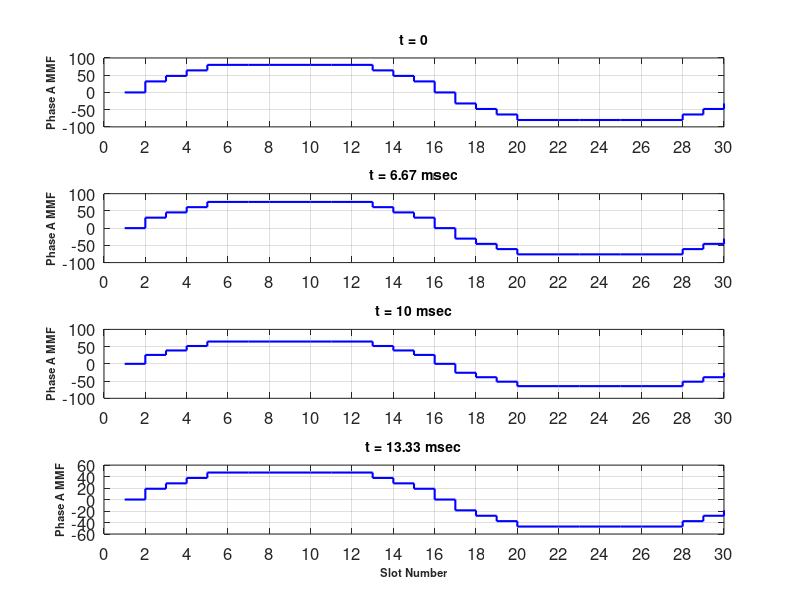

Write MATLAB code to recreate this figure.

%% EE362 HW#1

%% NAME: _SOLUTION_
%% STUDENT NUMBER: 123456

%%
% Q.1)

% PART A
%%
% a) Pole number is 2 (see figure).
pole = 2;

%%
% b) There are a total of 30 slots in one layer.
slot_number = 30;

%%
% c) Electrical angle of one slot is: $slot-angle = 2\pi/slot-number =
% \pi/15$
slot_angle = 2*pi/slot_number;

%%
% d) Phase belt angle is the electrical angle for one pole of one phase
% $Phase-belt = 2\pi/2pole/3phase = pi/3$
phase = 3;
phase_belt = 2*pi/(pole*phase);

%%
% e) Number of slots per phase per pole is: $q=slot-number/pole/phase=5$
q = slot_number/(phase*pole);

%%
% f) Coil span is the angle spanning one coil:
% $\lambda$ = $12\pi/15 = 4\pi/5$
coil_span = pi*4/5;

%%
% g) Total number of series turns per phase:
% $N_{ph} = turn-in-one-coil x layer x slot-number$
%%
% $N_{ph} = 8 x 2 x 5 = 80$
conductor = 8;
layer = 2;
Nph = q*conductor*layer*(pole/2);

%%
% h) Distribution factor: $k_d = 0.9567$
kd = sin(q*slot_angle/2)/(q*sin(slot_angle/2));

%%
% i) Pitch factor: $k_c = 0.9511$
kc = sin(coil_span/2);

%%
% j) Winding factor: $k_w = 0.91$
kw = kd*kc;

%%
% k) Mechanical speed of the air gap MMF: Nr = 3000 rpm
frequency = 50;
Nr = 120*frequency/pole;


%%
% PART B

%%
% Parts a, b, c, d)

peak_current = 2; % Amps

parts = 41;

% Define MMF components
mmfa = zeros(parts,slot_number);
mmfb = zeros(parts,slot_number);
mmfc = zeros(parts,slot_number);
mmftotal = zeros(parts,slot_number);

% Time array is the time instants at which MMF will be calculated
time_array = [0,1e-3, 2e-3,3e-3,4e-3, 5e-3, 6e-3,7e-3, 8e-3, 9e-3,10e-3,11e-3,12e-3,13e-3,14e-3,15e-3,16e-3,17e-3,18e-3,19e-3,20e-3,21e-3,22e-3,23e-3,24e-3,25e-3,26e-3,27e-3,28e-3,29e-3,30e-3,31e-3,32e-3,33e-3,34e-3,35e-3,36e-3,37e-3,38e-3,39e-3,40e-3];


for l = 1:parts
    
    % Define the time according the index l
    time = time_array(l);
    
    % Calculate the phase currents at that time instant
    Ia = peak_current*cos(2*pi*frequency*time);
    Ib = peak_current*cos(2*pi*50*time-2*pi/3);
    Ic = peak_current*cos(2*pi*50*time-4*pi/3);
    
    MMFa_layer1 = conductor*[Ia,Ia,Ia,Ia,Ia,0,0,0,0,0,0,0,0,0,0,-Ia,-Ia,...
        -Ia,-Ia,-Ia,0,0,0,0,0,0,0,0,0,0];
    MMFa_layer2 = conductor*[Ia,Ia,0,0,0,0,0,0,0,0,0,0,-Ia,-Ia,-Ia,-Ia,...
        -Ia,0,0,0,0,0,0,0,0,0,0,Ia,Ia,Ia];
    
    MMFb_layer1 = conductor*[0,0,0,0,0,0,0,0,0,0,Ib,Ib,Ib,Ib,Ib,0,0,0,0,0,...
        0,0,0,0,0,-Ib,-Ib,-Ib,-Ib,-Ib];
    MMFb_layer2 = conductor*[0,0,0,0,0,0,0,Ib,Ib,Ib,Ib,Ib,0,0,0,0,0,0,0,0,...
        0,0,-Ib,-Ib,-Ib,-Ib,-Ib,0,0,0];
    
    MMFc_layer1 = conductor*[0,0,0,0,0,-Ic,-Ic,-Ic,-Ic,-Ic,0,0,0,0,0,0,0,...
        0,0,0,Ic,Ic,Ic,Ic,Ic,0,0,0,0,0];
    MMFc_layer2 = conductor*[0,0,-Ic,-Ic,-Ic,-Ic,-Ic,0,0,0,0,0,0,0,0,0,0,...
        Ic,Ic,Ic,Ic,Ic,0,0,0,0,0,0,0,0];
    
    for k = 1:slot_number
        mmfa(l,k) = sum(MMFa_layer1(1:k))+sum(MMFa_layer2(1:k));
        mmfb(l,k) = sum(MMFb_layer1(1:k))+sum(MMFb_layer2(1:k));
        mmfc(l,k) = sum(MMFc_layer1(1:k))+sum(MMFc_layer2(1:k));
    end
    
    % To get rid of the offset on the MMF waveforms, use the following
    % routine for each phase MMF
    average = sum(mmfa(l,:))/slot_number;
    mmfa(l,:) = mmfa(l,:)-average;
    average = sum(mmfb(l,:))/slot_number;
    mmfb(l,:) = mmfb(l,:)-average;
    average = sum(mmfc(l,:))/slot_number;
    mmfc(l,:) = mmfc(l,:)-average;
    
    mmftotal(l,:) = mmfa(l,:)+mmfb(l,:)+mmfc(l,:);
    
end


%%
% Part e)

subplot(4,1,1)
stairs(mmfa(1,:),'b- ','Linewidth',1.5)
grid on;
set(gca,'FontSize',12);
ylabel('Phase A MMF','FontSize',8,'FontWeight','Bold');
set(gca,'xtick',[0:2:30]);
title('t = 0','FontSize',10,'FontWeight','Bold')

subplot(4,1,2)
stairs(mmfa(2,:),'b- ','Linewidth',1.5)
grid on;
set(gca,'FontSize',12);
ylabel('Phase A MMF','FontSize',8,'FontWeight','Bold');
set(gca,'xtick',[0:2:30]);
title('t = 6.67 msec','FontSize',10,'FontWeight','Bold')

subplot(4,1,3)
stairs(mmfa(3,:),'b- ','Linewidth',1.5)
grid on;
set(gca,'FontSize',12);
ylabel('Phase A MMF','FontSize',8,'FontWeight','Bold');
set(gca,'xtick',[0:2:30]);
title('t = 10 msec','FontSize',10,'FontWeight','Bold')

subplot(4,1,4)
stairs(mmfa(4,:),'b- ','Linewidth',1.5)
grid on;
set(gca,'FontSize',12);
xlabel('Slot Number','FontSize',8,'FontWeight','Bold');
ylabel('Phase A MMF','FontSize',8,'FontWeight','Bold');
set(gca,'xtick',[0:2:30]);
title('t = 13.33 msec','FontSize',10,'FontWeight','Bold')


%%
% Since the MMF is due to phase-A (1 phase), it is pulsating over time. We
% can observe that the maximum peak-to-peak is obtained at "t=0" which is
% the instant where phase-A current is maximum. We can also observe that
% at "t = 10msec" which is the half period for a 50 Hz voltage, the
% waveform is completely reversed.




%%
% Q.2)

%%
% Part a)


%%
% Since the rotor rotation dirction and the MMF waveform direction produced
% by the stator windings are the same, the induced voltage frequency can be
% calculated by the relative speed (their difference) as following:

%%
% $f$ = $f_{stator}-f_{rotor}$

%%
% $f$ = $50 - Nr*p/120$

%%
% Nr = 1300, p = 4

%%
% $f$ = $50 - 1300*4/120$

%%
% f = 6.66 Hz


%%
% Part b)

%%
% Using the same procedure in (a):

%%
% f = 20 Hz


%%
% Part c)

%%
% When the rotor direction is reversed, the relative speed will be the sum 
% of two frequencies which can be calcuulated as follows:

%%
% $f$ = $f_{stator}+f_{rotor}$

%%
% $f$ = $50 + Nr*p/120$

%%
% Nr = 1300 p = 4

%%
% $f$ = $50 + 1300*4/120$

%%
% f = 93.4 Hz


%%
% Part d)

%%
% Using the same procedure in (c):

%%
% f = 80 Hz

